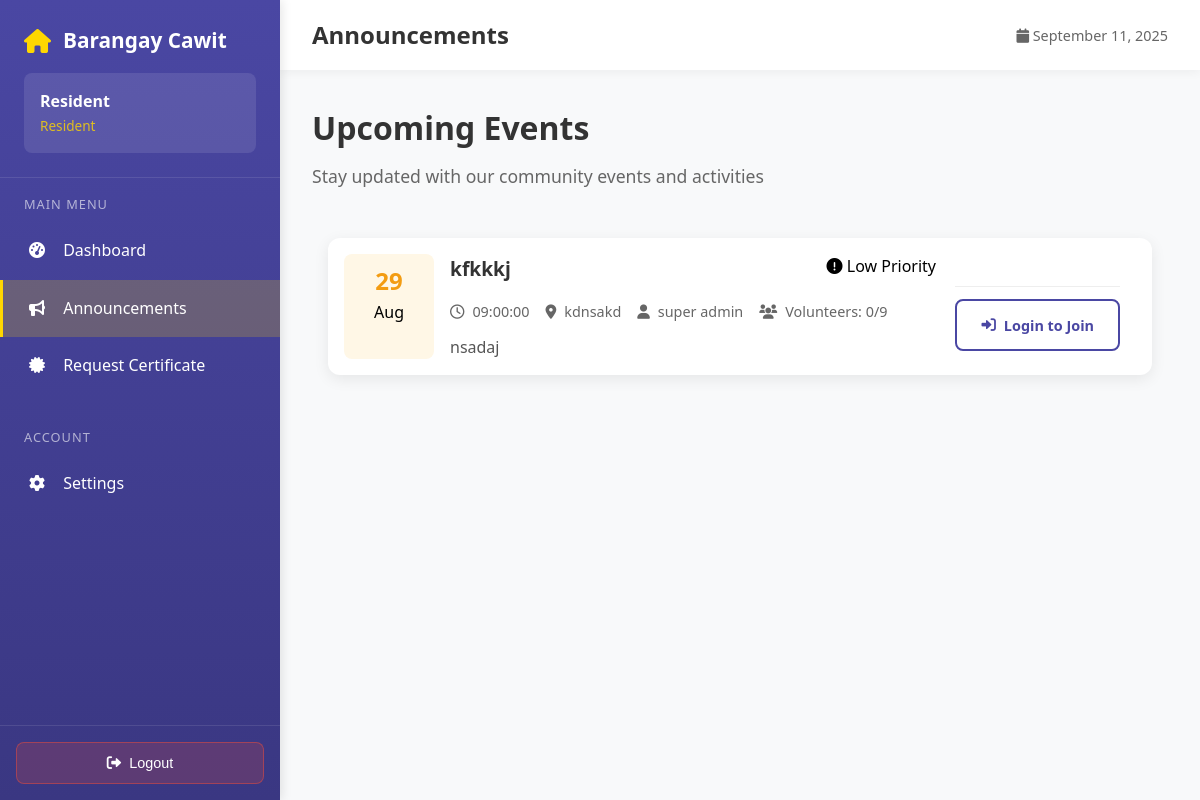
Before: /resident/announcements.php with the older database file.
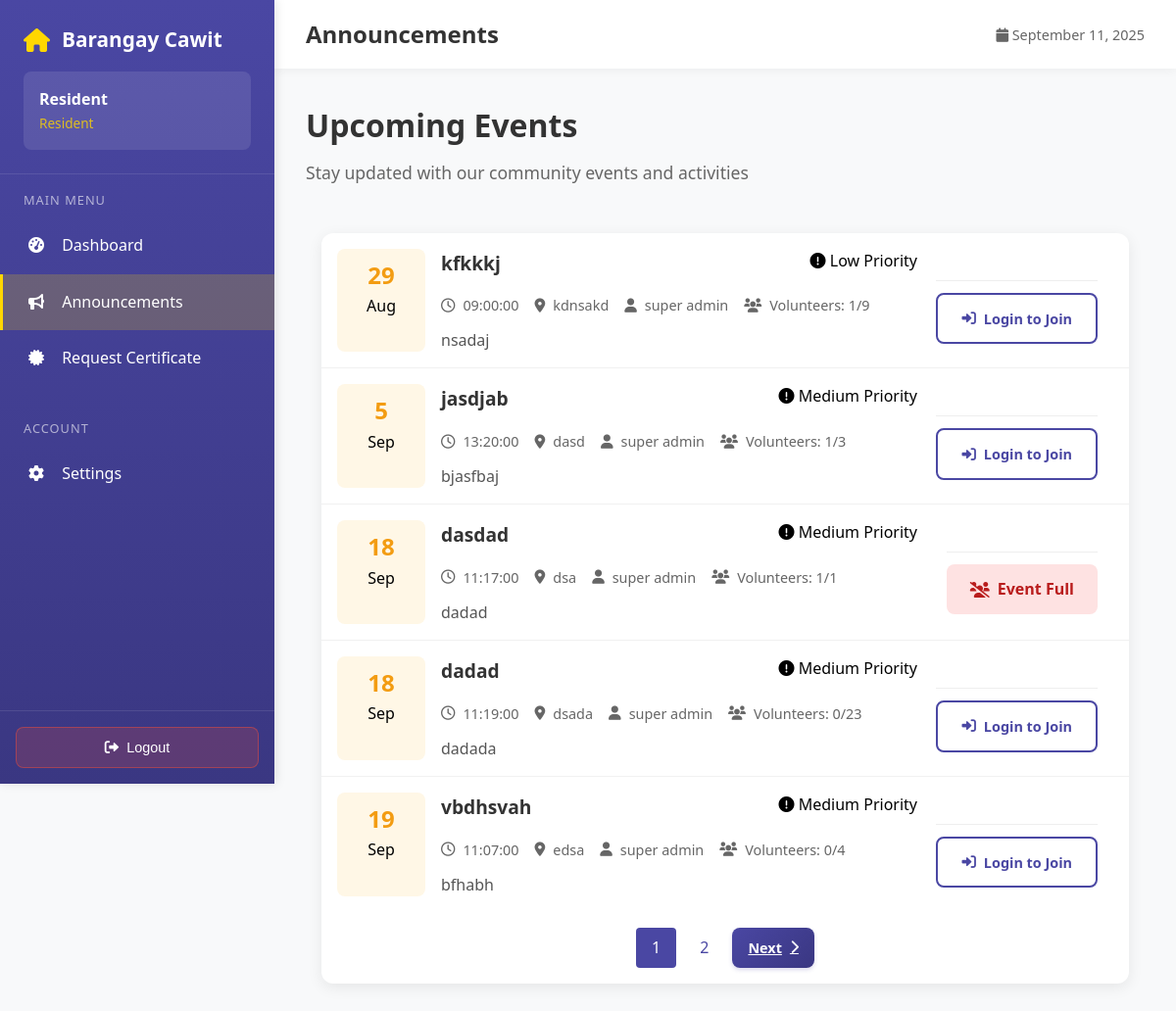
After: the same page with the newer database file.
### tables this page shows
CREATE TABLE `announcements` (
  `id` int(11) NOT NULL,
  `title` varchar(255) NOT NULL,
  `content` text NOT NULL,
  `priority` enum('low','medium','high') NOT NULL DEFAULT 'low',
  `announcement_type` varchar(20) DEFAULT 'general',
  `status` enum('active','inactive','expired') NOT NULL DEFAULT 'active',
  `event_date` date DEFAULT NULL,
  `event_time` time DEFAULT NULL,
  `location` varchar(500) DEFAULT NULL,
  `expiry_date` date DEFAULT NULL,
  `needs_volunteers` tinyint(1) DEFAULT 0,
  `max_volunteers` int(11) DEFAULT NULL,
  `created_by` int(11) NOT NULL,
  `created_at` timestamp NOT NULL DEFAULT current_timestamp(),
  `updated_at` timestamp NOT NULL DEFAULT current_timestamp() ON UPDATE current_timestamp()
);

CREATE TABLE `users` (
  `id` int(11) NOT NULL,
  `full_name` varchar(255) NOT NULL,
  `email` varchar(255) NOT NULL,
  `password` varchar(255) NOT NULL,
  `role` enum('captain','secretary','super_admin','treasurer') NOT NULL,
  `status` enum('active','inactive') DEFAULT 'active',
  `created_at` timestamp NOT NULL DEFAULT current_timestamp(),
  `last_login` timestamp NULL DEFAULT NULL,
  `updated_at` timestamp NOT NULL DEFAULT current_timestamp() ON UPDATE current_timestamp()
);

### resident/announcements.php (the view, shortened to what this page needs)
<?php
require_once '../config.php';
$current_user_id = isset($_SESSION['resident_id']) ? intval($_SESSION['resident_id']) : (isset($_SESSION['user_id']) ? intval($_SESSION['user_id']) : 0);
$per_page = 5;
$page = isset($_GET['page']) ? max(1, intval($_GET['page'])) : 1;
$count_query = "SELECT COUNT(*) as total FROM announcements a
    WHERE a.announcement_type = 'event'
    AND a.status = 'active'
    AND a.needs_volunteers = 1
    AND (a.expiry_date IS NULL OR a.expiry_date >= CURDATE())";
$count_result = mysqli_query($connection, $count_query);
$total_events = mysqli_fetch_assoc($count_result)['total'];
$total_pages = ceil($total_events / $per_page);
$page = min(max(1, $page), $total_pages);
$offset = ($page - 1) * $per_page;
$events_query = "SELECT
    a.*,
    u.full_name as created_by_name,
    COUNT(DISTINCT cv.id) as volunteer_count,
    cv_user.status as user_volunteer_status
FROM announcements a
LEFT JOIN users u ON a.created_by = u.id
LEFT JOIN community_volunteers cv ON cv.announcement_id = a.id
LEFT JOIN community_volunteers cv_user ON cv_user.announcement_id = a.id
    AND cv_user.resident_id = $current_user_id
WHERE a.announcement_type = 'event'
AND a.status = 'active'
AND a.needs_volunteers = 1
AND (a.expiry_date IS NULL OR a.expiry_date >= CURDATE())
GROUP BY a.id
ORDER BY a.event_date ASC
LIMIT $per_page OFFSET $offset";
$result = mysqli_query($connection, $events_query);
$events = [];
if ($result) {
    $events = mysqli_fetch_all($result, MYSQLI_ASSOC);
}
?>
<!DOCTYPE html>
<html lang="en">
<head>
    <link href="https://cdnjs.cloudflare.com/ajax/libs/font-awesome/6.0.0/css/all.min.css" rel="stylesheet">
</head>
<body>
    <nav class="sidebar" id="sidebar">
        <div class="sidebar-header">
            <div class="sidebar-brand">
                <i class="fas fa-home"></i>
                Barangay Cawit
            </div>
            <div class="user-info">
                <div class="user-name"><?php echo htmlspecialchars($_SESSION['full_name'] ?? 'Resident'); ?></div>
                <div class="user-role">Resident</div>
            </div>
        </div>
        <div class="sidebar-nav">
            <div class="nav-section">
                <div class="nav-section-title">Main Menu</div>
                <a href="dashboard.php" class="nav-item">
                    <i class="fas fa-tachometer-alt"></i>
                    Dashboard
                </a>
                <a href="announcements.php" class="nav-item active">
                    <i class="fas fa-bullhorn"></i>
                    Announcements
                </a>
                <a href="request-certificate.php" class="nav-item">
                    <i class="fas fa-certificate"></i>
                    Request Certificate
                </a>
            </div>
            <div class="nav-section">
                <div class="nav-section-title">Account</div>
                <a href="settings.php" class="nav-item">
                    <i class="fas fa-cog"></i>
                    Settings
                </a>
            </div>
        </div>
        <div class="logout-section">
            <form action="../logout.php" method="POST" id="logoutForm" style="width: 100%;">
                <button type="button" class="logout-btn" onclick="handleLogout()">
                    <i class="fas fa-sign-out-alt"></i>
                    Logout
                </button>
            </form>
        </div>
    </nav>
    <div class="main-content">
        <div class="top-bar">
            <h1 class="page-title">Announcements</h1>
            <div style="display: flex; align-items: center; gap: 1rem;">
                <span style="color: #666; font-size: 0.9rem;">
                    <i class="fas fa-calendar"></i> <?php echo date('F j, Y'); ?>
                </span>
            </div>
        </div>
        <div class="content-area">
            <div class="dashboard-header">
                <h1 class="dashboard-title">Upcoming Events</h1>
                <p class="dashboard-subtitle">Stay updated with our community events and activities</p>
            </div>
            <div class="container">
                <div class="card">
                    <?php if (empty($events)): ?>
                        <div class="empty">
                            <i class="fas fa-calendar-times"></i>
                            <p>No events available at this time</p>
                            <p style="color: #888; font-size: 0.9rem; margin-top: 0.5rem;">
                                Check back later for new events and activities
                            </p>
                        </div>
                    <?php else: ?>
                        <ul class="event-list">
                            <?php foreach ($events as $ev): ?>
                                <li class="event-item">
                                    <div class="event-date">
                                        <?php $d = strtotime($ev['event_date']); ?>
                                        <div class="day"><?php echo date('j', $d); ?></div>
                                        <div class="month"><?php echo date('M', $d); ?></div>
                                    </div>
                                    <div class="event-info">
                                        <div style="display: flex; justify-content: space-between; align-items: flex-start;">
                                            <h3><?php echo htmlspecialchars($ev['title']); ?></h3>
                                            <?php
                            $priorityClass = '';
                            $priorityText = '';
                            switch($ev['priority']) {
                                case 'medium':
                                    $priorityClass = 'priority-medium';
                                    $priorityText = 'Medium Priority';
                                    break;
                                case 'low':
                                    $priorityClass = 'priority-low';
                                    $priorityText = 'Low Priority';
                                    break;
                            }
                            if (!empty($priorityClass)): ?>
                                <span class="priority-badge <?php echo $priorityClass; ?>">
                                    <i class="fas fa-exclamation-circle"></i> <?php echo $priorityText; ?>
                                </span>
                            <?php endif; ?>
                                        </div>
                                        <div class="event-meta">
                                            <?php if (!empty($ev['event_time'])): ?>
                                                <span><i class="far fa-clock"></i> <?php echo htmlspecialchars($ev['event_time']); ?></span>
                                            <?php endif; ?>
                                            <?php if (!empty($ev['location'])): ?>
                                                <span><i class="fas fa-map-marker-alt"></i> <?php echo htmlspecialchars($ev['location']); ?></span>
                                            <?php endif; ?>
                                            <span><i class="fas fa-user"></i> <?php echo htmlspecialchars($ev['created_by_name'] ?? 'Admin'); ?></span>
                                                <?php if (!empty($ev['max_volunteers'])): ?>
                                                    <span class="volunteer-count">
                                                        <i class="fas fa-users"></i>
                                                        Volunteers: <?php echo $ev['volunteer_count']; ?>/<?php echo $ev['max_volunteers']; ?>
                                                    </span>
                                                <?php endif; ?>
                                        </div>
                                        <?php if (!empty($ev['content'])): ?>
                                            <p style="margin-top:0.75rem;color:#555;line-height:1.5;">
                                                <?php echo nl2br(htmlspecialchars($ev['content'])); ?>
                                            </p>
                                        <?php endif; ?>
                                        <div class="event-actions">
                                            <?php
                                            $is_full = !empty($ev['max_volunteers']) && intval($ev['volunteer_count']) >= intval($ev['max_volunteers']);
                                            $is_logged_in = isset($_SESSION['resident_id']) || isset($_SESSION['user_id']);
                                            $has_volunteered = isset($ev['user_volunteer_status']);
                                            if ($has_volunteered): ?>
                                                <span class="volunteer-status <?php echo $ev['user_volunteer_status']; ?>">
                                                    <i class="fas <?php echo $ev['user_volunteer_status'] === 'pending' ? 'fa-clock' : 'fa-check'; ?>"></i>
                                                    <?php echo $ev['user_volunteer_status'] === 'pending' ? 'Request Pending' : 'Already Volunteering'; ?>
                                                </span>
                                            <?php elseif ($is_full): ?>
                                                <span class="volunteer-status full">
                                                    <i class="fas fa-users-slash"></i> Event Full
                                                </span>
                                            <?php else: ?>
                                                <a href="../index.php?redirect=resident/announcements.php" class="btn-login">
                                                    <i class="fas fa-sign-in-alt"></i> Login to Join
                                                </a>
                                            <?php endif; ?>
                                        </div>
                                    </div>
                                </li>
                            <?php endforeach; ?>
                        </ul>
                        <?php if ($total_pages > 1): ?>
                        <div class="pagination" style="display: flex; justify-content: center; padding: 1rem; gap: 0.5rem;">
                            <?php
                            $start = max(1, min($page - 2, $total_pages - 4));
                            $end = min($total_pages, max($page + 2, 5));
                            for ($i = $start; $i <= $end; $i++) {
                                if ($i == $page) {
                                    echo "<span style='padding: 0.5rem 1rem; background: #4a47a3; color: white; border-radius: 4px;'>$i</span>";
                                } else {
                                    echo "<a href='?page=$i' style='padding: 0.5rem 1rem; color: #4a47a3; text-decoration: none;'>$i</a>";
                                }
                            }
                            ?>
                            <?php if ($page < $total_pages): ?>
                                <a href="?page=<?php echo ($page + 1); ?>" class="btn-volunteer" style="padding: 0.5rem 1rem;">
                                    Next <i class="fas fa-chevron-right"></i>
                                </a>
                            <?php endif; ?>
                        </div>
                        <?php endif; ?>
                    <?php endif; ?>
                </div>
            </div>
        </div>
    </div>
</body>
</html>
</body>
</html>

Changed rows visible on the page:
computed for announcements "kfkkkj": volunteer_count "0" → "1"
added announcements: event_date "5", event_date "Sep", title "jasdjab", priority "Medium Priority", event_time "13:20:00", location "dasd", users.full_name "super admin", volunteer_count "1", max_volunteers "3", content "bjasfbaj", shows "Login to Join"
added announcements: event_date "18", event_date "Sep", title "dasdad", priority "Medium Priority", event_time "11:17:00", location "dsa", users.full_name "super admin", volunteer_count "1", max_volunteers "1", content "dadad", shows "Event Full"
added announcements: event_date "18", event_date "Sep", title "dadad", priority "Medium Priority", event_time "11:19:00", location "dsada", users.full_name "super admin", volunteer_count "0", max_volunteers "23", content "dadada", shows "Login to Join"
added announcements: event_date "19", event_date "Sep", title "vbdhsvah", priority "Medium Priority", event_time "11:07:00", location "edsa", users.full_name "super admin", volunteer_count "0", max_volunteers "4", content "bfhabh", shows "Login to Join"
Other visible differences:
new list line: "1"
new list line: "2"
text now shown: "Next"
